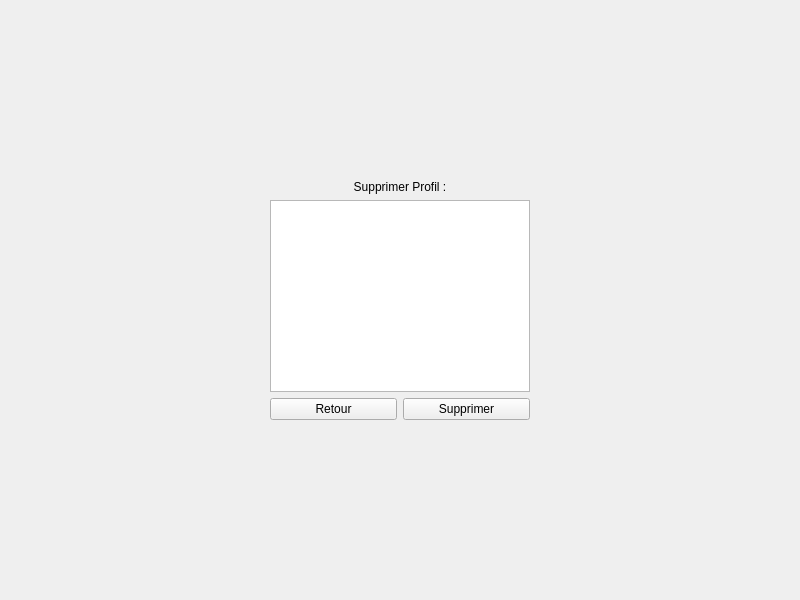
<?xml version="1.0" encoding="UTF-8"?>
<ui version="4.0">
 <class>VueProfilSupprimer</class>
 <widget class="QWidget" name="VueProfilSupprimer">
  <property name="geometry">
   <rect>
    <x>0</x>
    <y>0</y>
    <width>800</width>
    <height>600</height>
   </rect>
  </property>
  <property name="minimumSize">
   <size>
    <width>800</width>
    <height>600</height>
   </size>
  </property>
  <property name="windowTitle">
   <string>Form</string>
  </property>
  <layout class="QVBoxLayout" name="verticalLayout">
   <item>
    <layout class="QHBoxLayout" name="LayoutProfilSupprimer">
     <item>
      <spacer name="spacerGauche">
       <property name="orientation">
        <enum>Qt::Horizontal</enum>
       </property>
       <property name="sizeHint" stdset="0">
        <size>
         <width>40</width>
         <height>20</height>
        </size>
       </property>
      </spacer>
     </item>
     <item>
      <layout class="QVBoxLayout" name="contenuLayout">
       <item>
        <spacer name="spacerHaut">
         <property name="orientation">
          <enum>Qt::Vertical</enum>
         </property>
         <property name="sizeHint" stdset="0">
          <size>
           <width>20</width>
           <height>40</height>
          </size>
         </property>
        </spacer>
       </item>
       <item>
        <widget class="QLabel" name="titreFormulaire">
         <property name="text">
          <string>Supprimer Profil :</string>
         </property>
         <property name="alignment">
          <set>Qt::AlignCenter</set>
         </property>
        </widget>
       </item>
       <item>
        <widget class="QListView" name="listProfils">
         <property name="editTriggers">
          <set>QAbstractItemView::NoEditTriggers</set>
         </property>
         <property name="selectionMode">
          <enum>QAbstractItemView::SingleSelection</enum>
         </property>
        </widget>
       </item>
       <item>
        <layout class="QHBoxLayout" name="boutonLayout">
         <item>
          <widget class="QPushButton" name="boutonRetour">
           <property name="text">
            <string>Retour</string>
           </property>
          </widget>
         </item>
         <item>
          <widget class="QPushButton" name="boutonSupprimer">
           <property name="text">
            <string>Supprimer</string>
           </property>
          </widget>
         </item>
        </layout>
       </item>
       <item>
        <spacer name="spacerBas">
         <property name="orientation">
          <enum>Qt::Vertical</enum>
         </property>
         <property name="sizeHint" stdset="0">
          <size>
           <width>20</width>
           <height>40</height>
          </size>
         </property>
        </spacer>
       </item>
      </layout>
     </item>
     <item>
      <spacer name="spacerDroit">
       <property name="orientation">
        <enum>Qt::Horizontal</enum>
       </property>
       <property name="sizeHint" stdset="0">
        <size>
         <width>40</width>
         <height>20</height>
        </size>
       </property>
      </spacer>
     </item>
    </layout>
   </item>
  </layout>
 </widget>
 <tabstops>
  <tabstop>listProfils</tabstop>
  <tabstop>boutonRetour</tabstop>
  <tabstop>boutonSupprimer</tabstop>
 </tabstops>
 <resources/>
 <connections/>
</ui>
